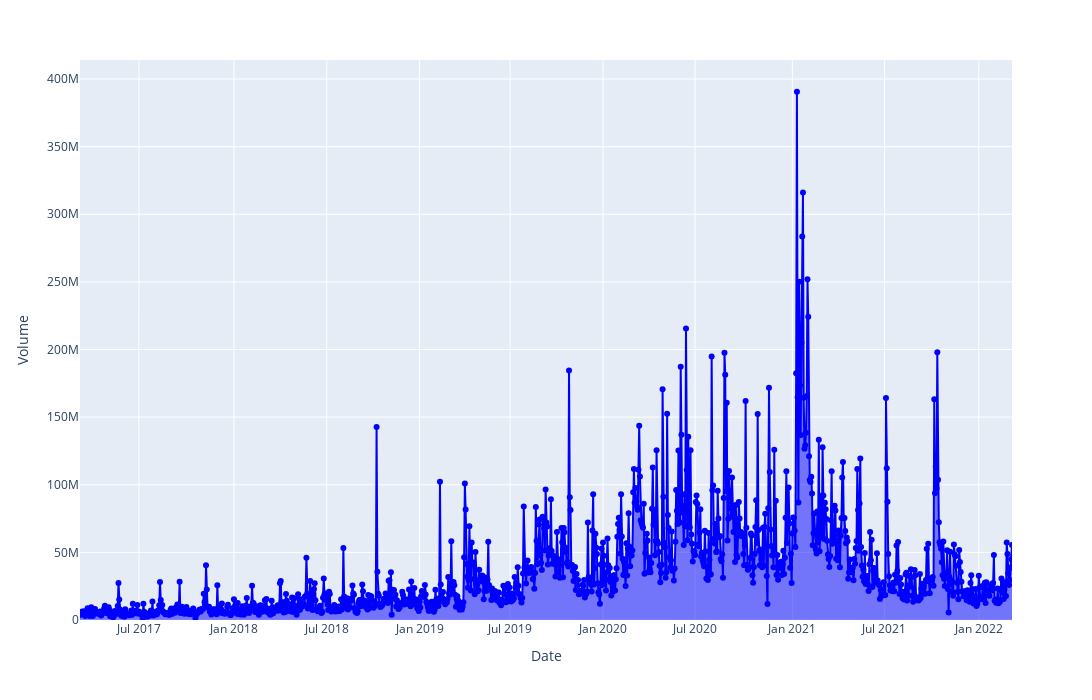

This figure's notebook cell:
### Markdown cell above
### **<span style= 'color: #5494ff '>Day Wise Volume plot</span>**

### Code cell
area = px.area(data_frame= tatamotors_5year, 
    x = tatamotors_5year.index,
    y = 'Volume', markers= True,
     hover_data= ['High', 'Low'])
area.update_traces(line_color = 'Blue')
area.update_layout(width = 1500, height = 700)

area.update_xaxes(title_text = 'Date', rangeslider_visible = False,
    rangebreaks = [dict(values = dt_breaks)])
area.show()

### Figure 1 — Plotly figure (JSON) as saved in the notebook; plotly's stock layout.template omitted (floating-point values rounded to 4 significant figures; data arrays with more than 128 entries replaced by an {"elided": "..."} marker saying what was removed)
{"data": [{"customdata": {"elided": "1236x2 float values"}, "hovertemplate": "Index=%{x}<br>Volume=%{y}<br>High=%{customdata[0]}<br>Low=%{customdata[1]}<extra></extra>", "legendgroup": "", "line": {"color": "Blue"}, "marker": {"symbol": "circle"}, "mode": "markers+lines", "name": "", "orientation": "v", "showlegend": false, "stackgroup": "1", "type": "scatter", "x": {"elided": "1236 str values"}, "xaxis": "x", "y": {"elided": "1236 int values"}, "yaxis": "y"}], "layout": {"height": 700, "legend": {"tracegroupgap": 0}, "margin": {"t": 60}, "width": 1500, "xaxis": {"anchor": "y", "domain": [0, 1], "rangebreaks": [{"values": {"elided": "591 str values"}}], "rangeslider": {"visible": false}, "title": {"text": "Date"}}, "yaxis": {"anchor": "x", "domain": [0, 1], "title": {"text": "Volume"}}}}
